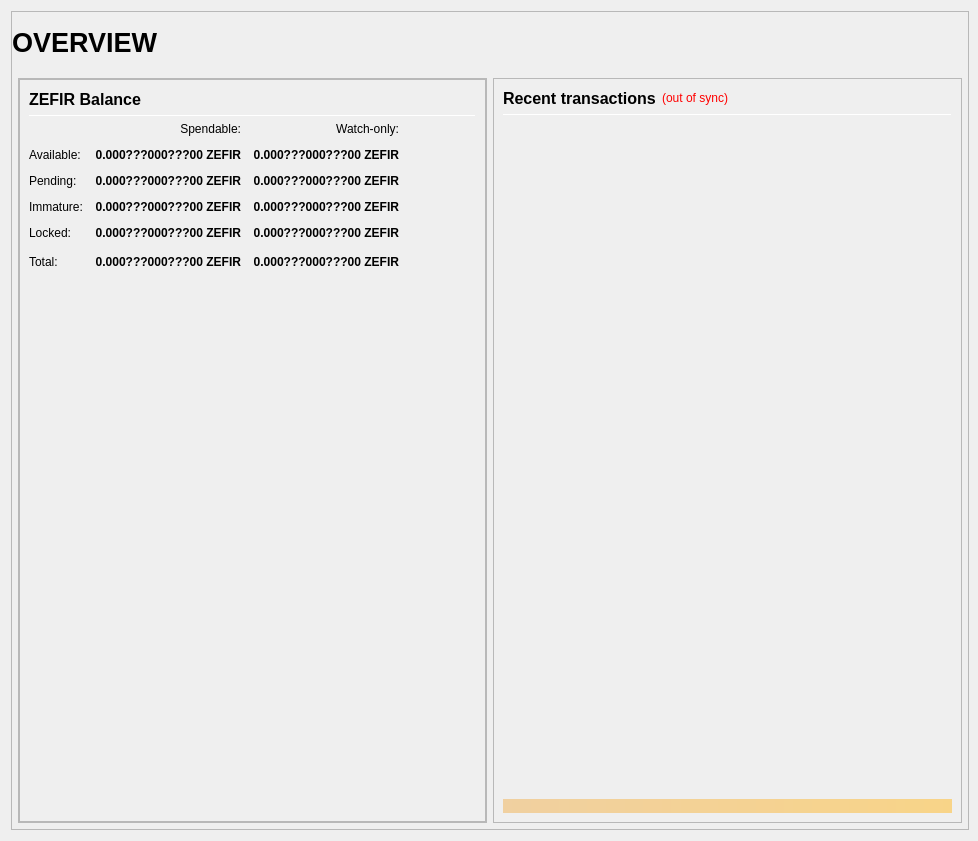
<?xml version="1.0" encoding="UTF-8"?>
<ui version="4.0">
 <class>OverviewPage</class>
 <widget class="QWidget" name="OverviewPage">
  <property name="geometry">
   <rect>
    <x>0</x>
    <y>0</y>
    <width>978</width>
    <height>841</height>
   </rect>
  </property>
  <property name="minimumSize">
   <size>
    <width>960</width>
    <height>682</height>
   </size>
  </property>
  <property name="windowTitle">
   <string>Form</string>
  </property>
  <layout class="QVBoxLayout" name="topLayout" stretch="1">
   <property name="rightMargin">
    <number>9</number>
   </property>
   <item>
    <widget class="QFrame" name="frame_BG">
     <property name="minimumSize">
      <size>
       <width>850</width>
       <height>610</height>
      </size>
     </property>
     <property name="maximumSize">
      <size>
       <width>16777215</width>
       <height>16777215</height>
      </size>
     </property>
     <property name="frameShape">
      <enum>QFrame::StyledPanel</enum>
     </property>
     <property name="frameShadow">
      <enum>QFrame::Raised</enum>
     </property>
     <layout class="QVBoxLayout" name="verticalLayout_3" stretch="1">
      <property name="leftMargin">
       <number>0</number>
      </property>
      <property name="topMargin">
       <number>0</number>
      </property>
      <property name="rightMargin">
       <number>0</number>
      </property>
      <property name="bottomMargin">
       <number>6</number>
      </property>
      <item>
       <layout class="QVBoxLayout" name="verticalLayout_Master" stretch="0,1">
        <property name="leftMargin">
         <number>0</number>
        </property>
        <property name="topMargin">
         <number>0</number>
        </property>
        <property name="rightMargin">
         <number>0</number>
        </property>
        <property name="bottomMargin">
         <number>0</number>
        </property>
        <item>
         <widget class="QFrame" name="frame_Header">
          <layout class="QVBoxLayout" name="verticalLayout_Header" stretch="0">
           <property name="leftMargin">
            <number>0</number>
           </property>
           <property name="topMargin">
            <number>0</number>
           </property>
           <property name="rightMargin">
            <number>0</number>
           </property>
           <property name="bottomMargin">
            <number>0</number>
           </property>
           <item>
            <layout class="QHBoxLayout" name="horizontalLayout_Header" stretch="1,0,1">
             <property name="spacing">
              <number>6</number>
             </property>
             <item>
              <widget class="QLabel" name="labelOverviewHeaderLeft">
               <property name="minimumSize">
                <size>
                 <width>464</width>
                 <height>60</height>
                </size>
               </property>
               <property name="maximumSize">
                <size>
                 <width>16777215</width>
                 <height>60</height>
                </size>
               </property>
               <property name="font">
                <font>
                 <pointsize>20</pointsize>
                 <weight>75</weight>
                 <bold>true</bold>
                </font>
               </property>
               <property name="text">
                <string>OVERVIEW</string>
               </property>
               <property name="alignment">
                <set>Qt::AlignLeading|Qt::AlignLeft|Qt::AlignVCenter</set>
               </property>
              </widget>
             </item>
             <item>
              <spacer name="horizontalSpacer_Header">
               <property name="orientation">
                <enum>Qt::Horizontal</enum>
               </property>
               <property name="sizeHint" stdset="0">
                <size>
                 <width>40</width>
                 <height>20</height>
                </size>
               </property>
              </spacer>
             </item>
             <item>
              <widget class="QLabel" name="labelOverviewHeaderRight">
               <property name="minimumSize">
                <size>
                 <width>464</width>
                 <height>60</height>
                </size>
               </property>
               <property name="maximumSize">
                <size>
                 <width>16777215</width>
                 <height>60</height>
                </size>
               </property>
               <property name="font">
                <font>
                 <pointsize>14</pointsize>
                </font>
               </property>
               <property name="text">
                <string/>
               </property>
               <property name="alignment">
                <set>Qt::AlignRight|Qt::AlignTrailing|Qt::AlignVCenter</set>
               </property>
              </widget>
             </item>
            </layout>
           </item>
          </layout>
         </widget>
        </item>
        <item>
         <widget class="QFrame" name="frame_Content">
          <layout class="QVBoxLayout" name="verticalLayout_Content">
           <property name="leftMargin">
            <number>6</number>
           </property>
           <property name="topMargin">
            <number>0</number>
           </property>
           <property name="rightMargin">
            <number>6</number>
           </property>
           <property name="bottomMargin">
            <number>0</number>
           </property>
           <item>
            <layout class="QHBoxLayout" name="horizontalLayout_Content" stretch="1,1">
             <property name="spacing">
              <number>6</number>
             </property>
             <item>
              <layout class="QVBoxLayout" name="verticalLayout_left" stretch="1">
               <item>
                <widget class="QFrame" name="frameObfuscation">
                 <property name="minimumSize">
                  <size>
                   <width>0</width>
                   <height>0</height>
                  </size>
                 </property>
                 <property name="frameShape">
                  <enum>QFrame::StyledPanel</enum>
                 </property>
                 <property name="frameShadow">
                  <enum>QFrame::Raised</enum>
                 </property>
                 <layout class="QVBoxLayout" name="verticalLayout" stretch="0,0,0">
                  <property name="leftMargin">
                   <number>0</number>
                  </property>
                  <property name="topMargin">
                   <number>0</number>
                  </property>
                  <property name="rightMargin">
                   <number>0</number>
                  </property>
                  <property name="bottomMargin">
                   <number>0</number>
                  </property>
                 <item>
                   <widget class="QFrame" name="frame_Balances">
                    <property name="frameShape">
                     <enum>QFrame::StyledPanel</enum>
                    </property>
                    <property name="frameShadow">
                     <enum>QFrame::Raised</enum>
                    </property>
                    <layout class="QVBoxLayout" name="verticalLayout_4">
                     <item>
                      <layout class="QHBoxLayout" name="horizontalLayout_4">
                       <item>
                        <widget class="QLabel" name="label_5">
                         <property name="minimumSize">
                          <size>
                           <width>0</width>
                           <height>20</height>
                          </size>
                         </property>
                         <property name="font">
                          <font>
                           <pointsize>12</pointsize>
                           <weight>75</weight>
                           <bold>true</bold>
                          </font>
                         </property>
                         <property name="text">
                          <string>ZEFIR Balance</string>
                         </property>
                        </widget>
                       </item>
		       <item>
                        <spacer name="horizontalSpacer_3">
                         <property name="orientation">
                          <enum>Qt::Horizontal</enum>
                         </property>
                         <property name="sizeHint" stdset="0">
                          <size>
                           <width>40</width>
                           <height>20</height>
                          </size>
                         </property>
                        </spacer>
                       </item>
                      </layout>
                     </item>
                     <item>
                      <widget class="Line" name="line_Balance">
                       <property name="minimumSize">
                        <size>
                         <width>0</width>
                         <height>1</height>
                        </size>
                       </property>
                       <property name="maximumSize">
                        <size>
                         <width>16777215</width>
                         <height>1</height>
                        </size>
                       </property>
                       <property name="orientation">
                        <enum>Qt::Horizontal</enum>
                       </property>
                      </widget>
                     </item>
                     <item>
                      <layout class="QGridLayout" name="gridLayout">
                       <property name="spacing">
                        <number>12</number>
                       </property>
                       <item row="0" column="1">
                        <widget class="QLabel" name="labelSpendable">
                         <property name="text">
                          <string>Spendable:</string>
                         </property>
                         <property name="alignment">
                          <set>Qt::AlignRight|Qt::AlignTrailing|Qt::AlignVCenter</set>
                         </property>
                        </widget>
                       </item>
                       <item row="0" column="2">
                        <widget class="QLabel" name="labelWatchonly">
                         <property name="text">
                          <string>Watch-only:</string>
                         </property>
                         <property name="alignment">
                          <set>Qt::AlignRight|Qt::AlignTrailing|Qt::AlignVCenter</set>
                         </property>
                        </widget>
                       </item>
                       <item row="1" column="0">
                        <widget class="QLabel" name="labelBalanceText">
                         <property name="text">
                          <string>Available:</string>
                         </property>
                        </widget>
                       </item>
                       <item row="1" column="1">
                        <widget class="QLabel" name="labelBalance">
                         <property name="font">
                          <font>
                           <weight>75</weight>
                           <bold>true</bold>
                          </font>
                         </property>
                         <property name="cursor">
                          <cursorShape>IBeamCursor</cursorShape>
                         </property>
                         <property name="toolTip">
                          <string>Your current spendable balance</string>
                         </property>
                         <property name="text">
                          <string notr="true">0.000???000???00 ZEFIR</string>
                         </property>
                         <property name="alignment">
                          <set>Qt::AlignRight|Qt::AlignTrailing|Qt::AlignVCenter</set>
                         </property>
                         <property name="textInteractionFlags">
                          <set>Qt::LinksAccessibleByMouse|Qt::TextSelectableByKeyboard|Qt::TextSelectableByMouse</set>
                         </property>
                        </widget>
                       </item>
                       <item row="1" column="2">
                        <widget class="QLabel" name="labelWatchAvailable">
                         <property name="font">
                          <font>
                           <weight>75</weight>
                           <bold>true</bold>
                          </font>
                         </property>
                         <property name="cursor">
                          <cursorShape>IBeamCursor</cursorShape>
                         </property>
                         <property name="toolTip">
                          <string>Your current balance in watch-only addresses</string>
                         </property>
                         <property name="text">
                          <string notr="true">0.000???000???00 ZEFIR</string>
                         </property>
                         <property name="alignment">
                          <set>Qt::AlignRight|Qt::AlignTrailing|Qt::AlignVCenter</set>
                         </property>
                         <property name="textInteractionFlags">
                          <set>Qt::LinksAccessibleByMouse|Qt::TextSelectableByKeyboard|Qt::TextSelectableByMouse</set>
                         </property>
                        </widget>
                       </item>
                       <item row="2" column="0">
                        <widget class="QLabel" name="labelPendingText">
                         <property name="text">
                          <string>Pending:</string>
                         </property>
                        </widget>
                       </item>
                       <item row="2" column="1">
                        <widget class="QLabel" name="labelUnconfirmed">
                         <property name="font">
                          <font>
                           <weight>75</weight>
                           <bold>true</bold>
                          </font>
                         </property>
                         <property name="cursor">
                          <cursorShape>IBeamCursor</cursorShape>
                         </property>
                         <property name="toolTip">
                          <string>Total of transactions that have yet to be confirmed, and do not yet count toward the spendable balance</string>
                         </property>
                         <property name="text">
                          <string notr="true">0.000???000???00 ZEFIR</string>
                         </property>
                         <property name="alignment">
                          <set>Qt::AlignRight|Qt::AlignTrailing|Qt::AlignVCenter</set>
                         </property>
                         <property name="textInteractionFlags">
                          <set>Qt::LinksAccessibleByMouse|Qt::TextSelectableByKeyboard|Qt::TextSelectableByMouse</set>
                         </property>
                        </widget>
                       </item>
                       <item row="2" column="2">
                        <widget class="QLabel" name="labelWatchPending">
                         <property name="font">
                          <font>
                           <weight>75</weight>
                           <bold>true</bold>
                          </font>
                         </property>
                         <property name="cursor">
                          <cursorShape>IBeamCursor</cursorShape>
                         </property>
                         <property name="toolTip">
                          <string>Unconfirmed transactions to watch-only addresses</string>
                         </property>
                         <property name="text">
                          <string notr="true">0.000???000???00 ZEFIR</string>
                         </property>
                         <property name="alignment">
                          <set>Qt::AlignRight|Qt::AlignTrailing|Qt::AlignVCenter</set>
                         </property>
                         <property name="textInteractionFlags">
                          <set>Qt::LinksAccessibleByMouse|Qt::TextSelectableByKeyboard|Qt::TextSelectableByMouse</set>
                         </property>
                        </widget>
                       </item>
                       <item row="3" column="0">
                        <widget class="QLabel" name="labelImmatureText">
                         <property name="text">
                          <string>Immature:</string>
                         </property>
                        </widget>
                       </item>
                       <item row="3" column="1">
                        <widget class="QLabel" name="labelImmature">
                         <property name="font">
                          <font>
                           <weight>75</weight>
                           <bold>true</bold>
                          </font>
                         </property>
                         <property name="cursor">
                          <cursorShape>IBeamCursor</cursorShape>
                         </property>
                         <property name="toolTip">
                          <string>Staked or masternode rewards that has not yet matured</string>
                         </property>
                         <property name="text">
                          <string notr="true">0.000???000???00 ZEFIR</string>
                         </property>
                         <property name="alignment">
                          <set>Qt::AlignRight|Qt::AlignTrailing|Qt::AlignVCenter</set>
                         </property>
                         <property name="textInteractionFlags">
                          <set>Qt::LinksAccessibleByMouse|Qt::TextSelectableByKeyboard|Qt::TextSelectableByMouse</set>
                         </property>
                        </widget>
                       </item>
                       <item row="3" column="2">
                        <widget class="QLabel" name="labelWatchImmature">
                         <property name="font">
                          <font>
                           <weight>75</weight>
                           <bold>true</bold>
                          </font>
                         </property>
                         <property name="cursor">
                          <cursorShape>IBeamCursor</cursorShape>
                         </property>
                         <property name="toolTip">
                          <string>Staked or masternode rewards in watch-only addresses that has not yet matured</string>
                         </property>
                         <property name="text">
                          <string notr="true">0.000???000???00 ZEFIR</string>
                         </property>
                         <property name="alignment">
                          <set>Qt::AlignRight|Qt::AlignTrailing|Qt::AlignVCenter</set>
                         </property>
                         <property name="textInteractionFlags">
                          <set>Qt::LinksAccessibleByMouse|Qt::TextSelectableByKeyboard|Qt::TextSelectableByMouse</set>
                         </property>
                        </widget>
                       </item>
                       <item row="4" column="0">
                        <widget class="QLabel" name="labelLockedBalanceText">
                         <property name="toolTip">
                          <string>Locked ZEFIR or Masternode collaterals. These are excluded from zZEFIR minting.</string>
                         </property>
                         <property name="text">
                          <string>Locked:</string>
                         </property>
                        </widget>
                       </item>
                       <item row="4" column="1">
                        <widget class="QLabel" name="labelLockedBalance">
                         <property name="font">
                          <font>
                           <weight>75</weight>
                           <bold>true</bold>
                          </font>
                         </property>
                         <property name="cursor">
                          <cursorShape>IBeamCursor</cursorShape>
                         </property>
                         <property name="toolTip">
                          <string>Locked ZEFIR or Masternode collaterals. These are excluded from zZEFIR minting.</string>
                         </property>
                         <property name="text">
                          <string notr="true">0.000???000???00 ZEFIR</string>
                         </property>
                         <property name="alignment">
                          <set>Qt::AlignRight|Qt::AlignTrailing|Qt::AlignVCenter</set>
                         </property>
                         <property name="textInteractionFlags">
                          <set>Qt::LinksAccessibleByMouse|Qt::TextSelectableByKeyboard|Qt::TextSelectableByMouse</set>
                         </property>
                        </widget>
                       </item>
                       <item row="4" column="2">
                        <widget class="QLabel" name="labelWatchLocked">
                         <property name="font">
                          <font>
                           <weight>75</weight>
                           <bold>true</bold>
                          </font>
                         </property>
                         <property name="cursor">
                          <cursorShape>IBeamCursor</cursorShape>
                         </property>
                         <property name="toolTip">
                          <string>Current locked balance in watch-only addresses</string>
                         </property>
                         <property name="text">
                          <string notr="true">0.000???000???00 ZEFIR</string>
                         </property>
                         <property name="alignment">
                          <set>Qt::AlignRight|Qt::AlignTrailing|Qt::AlignVCenter</set>
                         </property>
                         <property name="textInteractionFlags">
                          <set>Qt::LinksAccessibleByMouse|Qt::TextSelectableByKeyboard|Qt::TextSelectableByMouse</set>
                         </property>
                        </widget>
                       </item>
                       <item row="5" column="0">
                        <widget class="QLabel" name="labelTotalText">
                         <property name="toolTip">
                          <string>Your current ZEFIR balance, unconfirmed and immature transactions included</string>
                         </property>
                         <property name="text">
                          <string>Total:</string>
                         </property>
                        </widget>
                       </item>
                       <item row="5" column="1">
                        <widget class="QLabel" name="labelTotal">
                         <property name="font">
                          <font>
                           <weight>75</weight>
                           <bold>true</bold>
                          </font>
                         </property>
                         <property name="cursor">
                          <cursorShape>IBeamCursor</cursorShape>
                         </property>
                         <property name="toolTip">
                          <string>Your current ZEFIR balance, unconfirmed and immature transactions included</string>
                         </property>
                         <property name="text">
                          <string notr="true">0.000???000???00 ZEFIR</string>
                         </property>
                         <property name="alignment">
                          <set>Qt::AlignRight|Qt::AlignTrailing|Qt::AlignVCenter</set>
                         </property>
                         <property name="textInteractionFlags">
                          <set>Qt::LinksAccessibleByMouse|Qt::TextSelectableByKeyboard|Qt::TextSelectableByMouse</set>
                         </property>
                        </widget>
                       </item>
                       <item row="5" column="2">
                        <widget class="QLabel" name="labelWatchTotal">
                         <property name="font">
                          <font>
                           <weight>75</weight>
                           <bold>true</bold>
                          </font>
                         </property>
                         <property name="cursor">
                          <cursorShape>IBeamCursor</cursorShape>
                         </property>
                         <property name="toolTip">
                          <string>Current total balance in watch-only addresses</string>
                         </property>
                         <property name="text">
                          <string notr="true">0.000???000???00 ZEFIR</string>
                         </property>
                         <property name="alignment">
                          <set>Qt::AlignRight|Qt::AlignTrailing|Qt::AlignVCenter</set>
                         </property>
                         <property name="textInteractionFlags">
                          <set>Qt::LinksAccessibleByMouse|Qt::TextSelectableByKeyboard|Qt::TextSelectableByMouse</set>
                         </property>
                        </widget>
                       </item>
                       <item row="5" column="3">
                        <spacer name="horizontalSpacer_9">
                         <property name="orientation">
                          <enum>Qt::Horizontal</enum>
                         </property>
                         <property name="sizeHint" stdset="0">
                          <size>
                           <width>40</width>
                           <height>20</height>
                          </size>
                         </property>
                        </spacer>
                       </item>
                      </layout>
                     </item>
                     <item>
                      <spacer name="verticalSpacer_3">
                       <property name="orientation">
                        <enum>Qt::Vertical</enum>
                       </property>
                       <property name="sizeHint" stdset="0">
                        <size>
                         <width>20</width>
                         <height>40</height>
                        </size>
                       </property>
                      </spacer>
                     </item>
                    </layout>
                   </widget>
                  </item>
                 </layout>
                </widget>
               </item>
              </layout>
             </item>
             <item>
              <layout class="QVBoxLayout" name="verticalLayout_right" stretch="1">
               <item>
                <widget class="QFrame" name="frame_RecentTransactions">
                 <property name="minimumSize">
                  <size>
                   <width>0</width>
                   <height>0</height>
                  </size>
                 </property>
                 <property name="frameShape">
                  <enum>QFrame::StyledPanel</enum>
                 </property>
                 <property name="frameShadow">
                  <enum>QFrame::Raised</enum>
                 </property>
                 <layout class="QVBoxLayout" name="verticalLayout_1" stretch="0,0,0,0,0">
                  <item>
                   <layout class="QHBoxLayout" name="horizontalLayout_2">
                    <item>
                     <widget class="QLabel" name="label_4">
                      <property name="minimumSize">
                       <size>
                        <width>0</width>
                        <height>20</height>
                       </size>
                      </property>
                      <property name="font">
                       <font>
                        <pointsize>12</pointsize>
                        <weight>75</weight>
                        <bold>true</bold>
                       </font>
                      </property>
                      <property name="text">
                       <string>Recent transactions</string>
                      </property>
                     </widget>
                    </item>
                    <item>
                     <widget class="QLabel" name="labelTransactionsStatus">
                      <property name="cursor">
                       <cursorShape>WhatsThisCursor</cursorShape>
                      </property>
                      <property name="toolTip">
                       <string>The displayed information may be out of date. Your wallet automatically synchronizes with the ZEFIR network after a connection is established, but this process has not completed yet.</string>
                      </property>
                      <property name="styleSheet">
                       <string notr="true">QLabel { color: red; }</string>
                      </property>
                      <property name="text">
                       <string notr="true">(out of sync)</string>
                      </property>
                      <property name="alignment">
                       <set>Qt::AlignRight|Qt::AlignTrailing|Qt::AlignVCenter</set>
                      </property>
                     </widget>
                    </item>
                    <item>
                     <spacer name="horizontalSpacer">
                      <property name="orientation">
                       <enum>Qt::Horizontal</enum>
                      </property>
                      <property name="sizeHint" stdset="0">
                       <size>
                        <width>40</width>
                        <height>20</height>
                       </size>
                      </property>
                     </spacer>
                    </item>
                   </layout>
                  </item>
                  <item>
                   <widget class="Line" name="line">
                    <property name="minimumSize">
                     <size>
                      <width>0</width>
                      <height>1</height>
                     </size>
                    </property>
                    <property name="maximumSize">
                     <size>
                      <width>16777215</width>
                      <height>1</height>
                     </size>
                    </property>
                    <property name="orientation">
                     <enum>Qt::Horizontal</enum>
                    </property>
                   </widget>
                  </item>
                  <item>
                   <widget class="QListView" name="listTransactions">
                    <property name="minimumSize">
                     <size>
                      <width>0</width>
                      <height>0</height>
                     </size>
                    </property>
                    <property name="styleSheet">
                     <string notr="true">QListView { background: transparent; }</string>
                    </property>
                    <property name="frameShape">
                     <enum>QFrame::NoFrame</enum>
                    </property>
                    <property name="verticalScrollBarPolicy">
                     <enum>Qt::ScrollBarAlwaysOff</enum>
                    </property>
                    <property name="horizontalScrollBarPolicy">
                     <enum>Qt::ScrollBarAlwaysOff</enum>
                    </property>
                    <property name="selectionMode">
                     <enum>QAbstractItemView::NoSelection</enum>
                    </property>
                   </widget>
                  </item>
                  <item>
                   <spacer name="verticalSpacer_2">
                    <property name="orientation">
                     <enum>Qt::Vertical</enum>
                    </property>
                    <property name="sizeType">
                     <enum>QSizePolicy::Expanding</enum>
                    </property>
                    <property name="sizeHint" stdset="0">
                     <size>
                      <width>20</width>
                      <height>40</height>
                     </size>
                    </property>
                   </spacer>
                  </item>
                  <item>
                   <widget class="QLabel" name="labelAlerts">
                    <property name="maximumSize">
                     <size>
                      <width>16777215</width>
                      <height>16777215</height>
                     </size>
                    </property>
                    <property name="styleSheet">
                     <string notr="true">background-color: qlineargradient(x1: 0, y1: 0, x2: 1, y2: 0, stop:0 #F0D0A0, stop:1 #F8D488); color:#000000;</string>
                    </property>
                    <property name="text">
                     <string/>
                    </property>
                    <property name="wordWrap">
                     <bool>true</bool>
                    </property>
                    <property name="margin">
                     <number>3</number>
                    </property>
                   </widget>
                  </item>
                 </layout>
                </widget>
               </item>
              </layout>
             </item>
            </layout>
           </item>
          </layout>
         </widget>
        </item>
       </layout>
      </item>
     </layout>
    </widget>
   </item>
  </layout>
 </widget>
 <resources/>
 <connections/>
</ui>
